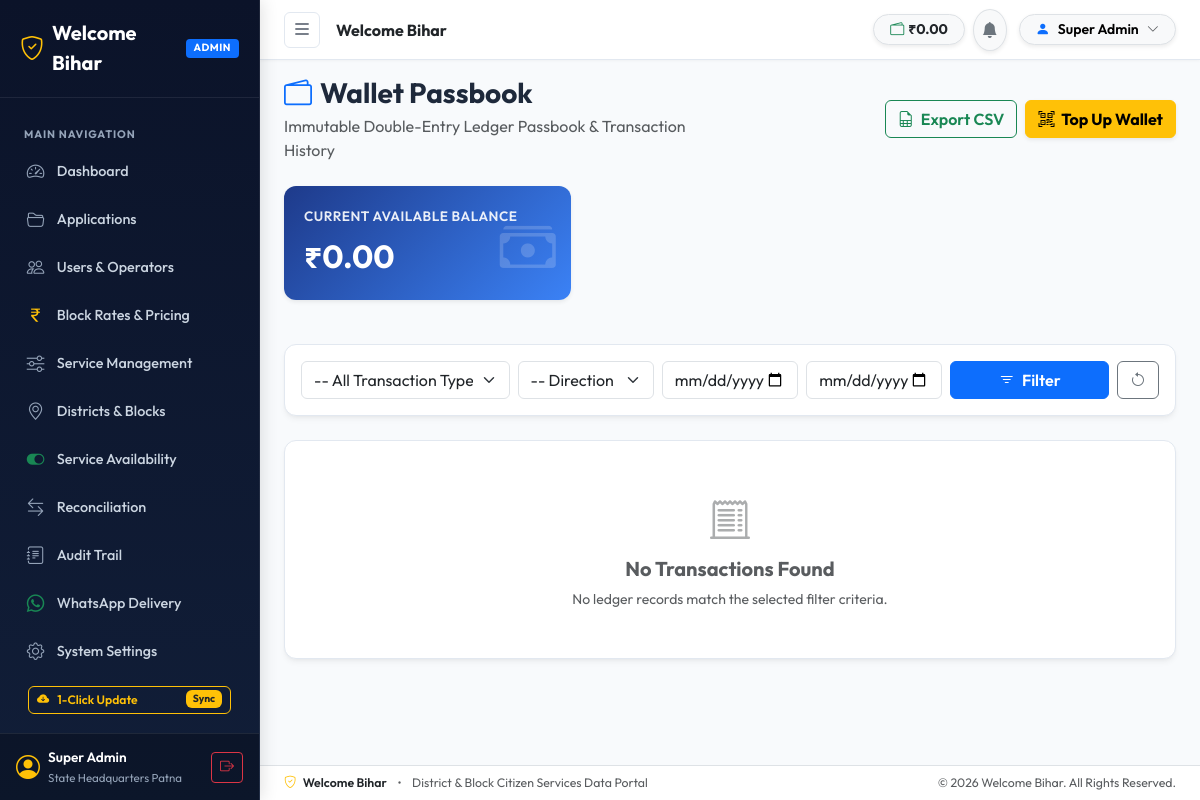
The page /wallet/passbook (signed in) on the database its author committed.
### tables this page shows
CREATE TABLE IF NOT EXISTS `users` (
  `id` INT AUTO_INCREMENT PRIMARY KEY,
  `uuid` VARCHAR(36) NOT NULL UNIQUE,
  `role` ENUM('ADMIN', 'OPERATOR', 'DISTRIBUTOR', 'USER') NOT NULL DEFAULT 'USER',
  `name` VARCHAR(150) NOT NULL,
  `mobile` VARCHAR(20) NOT NULL UNIQUE,
  `email` VARCHAR(191) NOT NULL UNIQUE,
  `password_hash` VARCHAR(255) NOT NULL,
  `status` ENUM('ACTIVE', 'INACTIVE', 'BLOCKED', 'PENDING_APPROVAL') NOT NULL DEFAULT 'ACTIVE',
  `parent_distributor_id` INT NULL,
  `preferred_lang` VARCHAR(10) NOT NULL DEFAULT 'hi',
  `center_name` VARCHAR(150) NULL,
  `profile_state` VARCHAR(100) NOT NULL DEFAULT 'Bihar',
  `profile_district_id` INT NULL,
  `profile_block_id` INT NULL,
  `center_address` TEXT NULL,
  `assigned_all_districts` TINYINT(1) NOT NULL DEFAULT 0,
  `assigned_district_id` INT NULL,
  `assigned_block_id` INT NULL,
  `last_login_at` DATETIME NULL,
  `created_at` DATETIME NOT NULL DEFAULT CURRENT_TIMESTAMP,
  `updated_at` DATETIME NOT NULL DEFAULT CURRENT_TIMESTAMP ON UPDATE CURRENT_TIMESTAMP,
  INDEX `idx_users_role` (`role`),
  INDEX `idx_users_status` (`status`),
  INDEX `idx_users_mobile` (`mobile`),
  INDEX `idx_users_email` (`email`),
  INDEX `idx_users_distributor` (`parent_distributor_id`),
  INDEX `idx_users_profile_district` (`profile_district_id`),
  INDEX `idx_users_profile_block` (`profile_block_id`),
  INDEX `idx_users_assigned_district` (`assigned_district_id`),
  INDEX `idx_users_assigned_block` (`assigned_block_id`),
  CONSTRAINT `fk_users_distributor` FOREIGN KEY (`parent_distributor_id`) REFERENCES `users` (`id`) ON DELETE SET NULL
);

CREATE TABLE IF NOT EXISTS `wallets` (
  `id` INT AUTO_INCREMENT PRIMARY KEY,
  `user_id` INT NOT NULL UNIQUE,
  `balance` DECIMAL(12,2) NOT NULL DEFAULT 0.00,
  `total_credited` DECIMAL(12,2) NOT NULL DEFAULT 0.00,
  `total_debited` DECIMAL(12,2) NOT NULL DEFAULT 0.00,
  `created_at` DATETIME NOT NULL DEFAULT CURRENT_TIMESTAMP,
  `updated_at` DATETIME NOT NULL DEFAULT CURRENT_TIMESTAMP ON UPDATE CURRENT_TIMESTAMP,
  INDEX `idx_wallets_user` (`user_id`),
  CONSTRAINT `fk_wallets_user` FOREIGN KEY (`user_id`) REFERENCES `users` (`id`) ON DELETE CASCADE
);

### app/Controllers/WalletController.php (called while the page is built, shortened)
<?php
class WalletController
{
    public function passbook(): void
    {
        $userId = AuthService::id();
        $balance = WalletService::getBalance($userId);
        $type = $_GET['type'] ?? '';
        $direction = $_GET['direction'] ?? '';
        $startDate = $_GET['start_date'] ?? '';
        $endDate = $_GET['end_date'] ?? '';
        $page = max(1, (int)($_GET['page'] ?? 1));
        $limit = 25;
        $offset = ($page - 1) * $limit;
        $filters = array_filter([
            'type' => $type,
            'direction' => $direction,
            'start_date' => $startDate,
            'end_date' => $endDate
        ]);
        $result = WalletService::getPassbook($userId, $limit, $offset, $filters);
        $transactions = $result['transactions'];
        require dirname(__DIR__) . '/Views/user/passbook.php';
    }
}

### app/Services/AuthService.php (called while the page is built, shortened)
<?php
class AuthService
{
    public static function id(): ?int
    {
        return isset($_SESSION['user_id']) ? (int)$_SESSION['user_id'] : null;
    }
    public static function user(): ?array
    {
        $db = Database::getConnection();
        $stmt = $db->prepare("SELECT id, uuid, role, name, mobile, email, status, parent_distributor_id, preferred_lang, center_name, profile_state, profile_district_id, profile_block_id, center_address, assigned_all_districts, assigned_district_id, assigned_block_id FROM users WHERE id = ? LIMIT 1");
        $stmt->execute([self::id()]);
        $u = $stmt->fetch(PDO::FETCH_ASSOC);
        return $u;
    }
}

### app/helpers.php (called while the page is built, shortened)
<?php
if (!function_exists('__')) {
    function __(string $key, ?string $fallback = null): string
    {
        return \App\Services\TranslationService::trans($key, $fallback);
    }
}
if (!function_exists('e')) {
    function e(?string $string): string
    {
        return htmlspecialchars((string)$string, ENT_QUOTES, 'UTF-8');
    }
}

### app/Services/WalletService.php (called while the page is built, shortened)
<?php
class WalletService
{
    public static function getBalance(int $userId): float
    {
        $db = Database::getConnection();
        $stmt = $db->prepare("SELECT balance FROM wallets WHERE user_id = ?");
        $stmt->execute([$userId]);
        $bal = $stmt->fetchColumn();
        return $bal !== false ? (float)$bal : 0.00;
    }
}

### app/Services/TranslationService.php (called while the page is built, shortened)
<?php
class TranslationService
{
    public static function trans(string $key, ?string $fallback = null): string
    {
        if (isset(self::$dictionary[$key])) {
            $val = self::$dictionary[$key];
            return (string)$val;
        }
        return ucwords(str_replace(['_', '-'], ' ', $key));
    }
}

### app/Views/user/passbook.php (the view, shortened to what this page needs)
<?php require dirname(__DIR__) . '/layouts/header.php'; ?>
<div class="row align-items-center mb-4 g-3">
    <div class="col-md-6">
        <h1 class="h3 fw-bold mb-1">
            <i class="bi bi-wallet2 text-primary me-2"></i><?= e(__('wallet_passbook')) ?>
        </h1>
        <p class="text-muted mb-0">Immutable Double-Entry Ledger Passbook & Transaction History</p>
    </div>
    <div class="col-md-6 text-md-end d-flex gap-2 justify-content-md-end flex-wrap">
        <a href="/wallet/passbook/export-csv?<?= http_build_query($_GET) ?>" class="btn btn-outline-success fw-semibold">
            <i class="bi bi-file-earmark-spreadsheet me-1"></i> <?= e(__('export_csv')) ?>
        </a>
        <a href="/wallet/topup" class="btn btn-warning fw-bold shadow-sm">
            <i class="bi bi-qr-code-scan me-1"></i> <?= e(__('topup_wallet')) ?>
        </a>
    </div>
</div>
<div class="row g-3 mb-4">
    <div class="col-md-4">
        <div class="stat-card bg-gradient-blue shadow-sm">
            <i class="bi bi-cash-stack stat-icon"></i>
            <div class="stat-title"><?= e(__('current_balance')) ?></div>
            <div class="stat-val">₹<?= number_format($balance, 2) ?></div>
        </div>
    </div>
</div>
<div class="wb-card mb-4">
    <div class="card-body p-3">
        <form method="GET" action="/wallet/passbook" class="row g-2 align-items-center">
            <div class="col-md-3">
                <select name="type" class="form-select">
                    <option value="">-- All Transaction Types --</option>
                </select>
            </div>
            <div class="col-md-2">
                <select name="direction" class="form-select">
                    <option value="">-- Direction --</option>
                </select>
            </div>
            <div class="col-md-2">
                <input type="date" name="start_date" class="form-control" value="<?= e($startDate ?? '') ?>" placeholder="Start Date">
            </div>
            <div class="col-md-2">
                <input type="date" name="end_date" class="form-control" value="<?= e($endDate ?? '') ?>" placeholder="End Date">
            </div>
            <div class="col-md-3 d-flex gap-2">
                <button type="submit" class="btn btn-primary w-100 fw-semibold">
                    <i class="bi bi-filter me-1"></i> <?= e(__('filter')) ?>
                </button>
                <a href="/wallet/passbook" class="btn btn-outline-secondary" title="Reset">
                    <i class="bi bi-arrow-counterclockwise"></i>
                </a>
            </div>
        </form>
    </div>
</div>
<div class="wb-card">
    <div class="card-body p-0">
        <?php if (empty($transactions)): ?>
            <div class="text-center py-5 text-muted">
                <i class="bi bi-receipt-cutoff fs-1 opacity-50"></i>
                <h5 class="fw-bold mt-2">No Transactions Found</h5>
                <p class="small text-muted mb-0">No ledger records match the selected filter criteria.</p>
            </div>
        <?php endif; ?>
    </div>
</div>
<?php require dirname(__DIR__) . '/layouts/footer.php'; ?>

### app/Views/layouts/header.php (shortened to what this page needs)
<?php
$currentUser = AuthService::user();
$currentRole = $currentUser['role'] ?? null;
$walletBalance = $currentUser ? WalletService::getBalance($currentUser['id']) : 0.00;
$currentUri = parse_url($_SERVER['REQUEST_URI'] ?? '', PHP_URL_PATH) ?? '/';
?>
<!DOCTYPE html>
<html lang="en">
<head>
    <link href="https://cdn.jsdelivr.net/npm/bootstrap@5.3.3/dist/css/bootstrap.min.css" rel="stylesheet">
    <link href="https://cdn.jsdelivr.net/npm/bootstrap-icons@1.11.3/font/bootstrap-icons.min.css" rel="stylesheet">
    <link href="/assets/css/custom.css" rel="stylesheet">
</head>
<body>
<div class="wb-wrapper">
<?php if ($currentUser): ?>
    <aside class="wb-sidebar" id="wbSidebar">
        <div class="wb-sidebar-brand">
            <a class="wb-brand" href="/">
                <i class="bi bi-shield-check text-warning fs-4"></i>
                <span class="fs-5">Welcome Bihar</span>
            </a>
            <div class="d-flex align-items-center gap-2">
                <span class="badge bg-primary role-badge"><?= e($currentRole) ?></span>
            </div>
        </div>
        <nav class="wb-sidebar-nav">
            <div class="wb-nav-header">Main Navigation</div>
            <?php if ($currentRole === 'ADMIN'): ?>
                <a class="wb-sidebar-link <?= $currentUri === '/admin/dashboard' ? 'active' : '' ?>" href="/admin/dashboard">
                    <i class="bi bi-speedometer2"></i>
                    <span>Dashboard</span>
                </a>
                <a class="wb-sidebar-link <?= (strpos($currentUri, '/admin/applications') === 0 || $currentUri === '/applications') ? 'active' : '' ?>" href="/admin/applications">
                    <i class="bi bi-folder2-open"></i>
                    <span>Applications</span>
                </a>
                <a class="wb-sidebar-link <?= strpos($currentUri, '/admin/users') === 0 ? 'active' : '' ?>" href="/admin/users">
                    <i class="bi bi-people"></i>
                    <span>Users & Operators</span>
                </a>
                <a class="wb-sidebar-link <?= (strpos($currentUri, '/admin/block-rates') === 0 || strpos($currentUri, '/admin/data-types/rate-rules') === 0) ? 'active' : '' ?>" href="/admin/block-rates">
                    <i class="bi bi-currency-rupee text-warning"></i>
                    <span>Block Rates & Pricing</span>
                </a>
                <a class="wb-sidebar-link <?= (strpos($currentUri, '/admin/data-types') === 0 && strpos($currentUri, '/admin/data-types/rate-rules') === false) ? 'active' : '' ?>" href="/admin/data-types">
                    <i class="bi bi-sliders"></i>
                    <span>Service Management</span>
                </a>
                <a class="wb-sidebar-link <?= strpos($currentUri, '/admin/locations') === 0 ? 'active' : '' ?>" href="/admin/locations">
                    <i class="bi bi-geo-alt"></i>
                    <span>Districts & Blocks</span>
                </a>
                <a class="wb-sidebar-link <?= strpos($currentUri, '/admin/service-availability') === 0 ? 'active' : '' ?>" href="/admin/service-availability">
                    <i class="bi bi-toggle-on text-success"></i>
                    <span>Service Availability</span>
                </a>
                <a class="wb-sidebar-link <?= strpos($currentUri, '/admin/reconciliation') === 0 ? 'active' : '' ?>" href="/admin/reconciliation">
                    <i class="bi bi-arrow-left-right"></i>
                    <span>Reconciliation</span>
                </a>
                <a class="wb-sidebar-link <?= strpos($currentUri, '/admin/audit-logs') === 0 ? 'active' : '' ?>" href="/admin/audit-logs">
                    <i class="bi bi-journal-text"></i>
                    <span>Audit Trail</span>
                </a>
                <a class="wb-sidebar-link <?= strpos($currentUri, '/admin/whatsapp') === 0 ? 'active' : '' ?>" href="/admin/whatsapp/logs">
                    <i class="bi bi-whatsapp text-success"></i>
                    <span>WhatsApp Delivery</span>
                </a>
                <a class="wb-sidebar-link <?= strpos($currentUri, '/admin/settings') === 0 ? 'active' : '' ?>" href="/admin/settings">
                    <i class="bi bi-gear"></i>
                    <span>System Settings</span>
                </a>
                <div class="px-3 pt-2 pb-1">
                    <form method="POST" action="/admin/system-update" onsubmit="return confirm('Run 1-Click System & Database Update now? This will synchronize all database columns, tables, and migrations.')">
                        <button type="submit" class="btn btn-sm btn-outline-warning w-100 text-start d-flex align-items-center justify-content-between px-2.5 py-1.5 shadow-2xs" style="border-radius: 6px; font-size: 0.76rem; font-weight: 600;">
                            <span class="d-flex align-items-center gap-2">
                                <i class="bi bi-cloud-arrow-down-fill text-warning"></i>
                                <span>1-Click Update</span>
                            </span>
                            <span class="badge bg-warning text-dark py-0.5 px-1.5" style="font-size: 0.65rem;">Sync</span>
                        </button>
                    </form>
                </div>
            <?php endif; ?>
        </nav>
        <div class="wb-sidebar-footer">
            <div class="d-flex align-items-center gap-2 user-info">
                <i class="bi bi-person-circle fs-4 text-warning"></i>
                <div class="overflow-hidden">
                    <span class="user-name" title="<?= e($currentUser['name']) ?>"><?= e($currentUser['name']) ?></span>
                    <span class="user-role"><?= e($currentUser['center_name'] ?: $currentUser['role']) ?></span>
                </div>
            </div>
            <a href="/logout" class="btn btn-sm btn-outline-danger py-1 px-2" title="Logout">
                <i class="bi bi-box-arrow-right"></i>
            </a>
        </div>
    </aside>
    <div class="wb-main-wrapper" id="wbMainWrapper">
        <header class="wb-topbar">
            <div class="d-flex align-items-center gap-3">
                <button class="wb-topbar-toggle" id="wbSidebarToggle" type="button" aria-label="Toggle navigation" title="Toggle Sidebar">
                    <i class="bi bi-list fs-5"></i>
                </button>
                <div class="d-none d-md-block fw-bold text-dark fs-6">
                    <span>Welcome Bihar</span>
                </div>
            </div>
            <div class="d-flex align-items-center gap-2">
                <a href="/wallet/passbook" class="btn btn-sm btn-light border d-flex align-items-center gap-1 rounded-pill px-3 py-1 text-decoration-none shadow-sm" title="Wallet Balance">
                    <i class="bi bi-wallet2 text-success fw-bold"></i>
                    <span class="fw-bold text-dark">₹<?= number_format($walletBalance, 2) ?></span>
                </a>
                <div class="dropdown">
                    <button class="btn btn-sm btn-light border rounded-circle p-2 position-relative shadow-sm" type="button" data-bs-toggle="dropdown" aria-expanded="false" title="Notifications">
                        <i class="bi bi-bell-fill text-secondary fs-6"></i>
                    </button>
                </div>
                <div class="dropdown ms-1">
                    <button class="btn btn-sm btn-light border rounded-pill px-3 py-1 fw-semibold d-flex align-items-center gap-2 shadow-sm" type="button" data-bs-toggle="dropdown">
                        <i class="bi bi-person-fill text-primary"></i>
                        <span class="d-none d-sm-inline"><?= e($currentUser['name']) ?></span>
                        <i class="bi bi-chevron-down small text-muted"></i>
                    </button>
                </div>
            </div>
        </header>
        <main class="container-fluid px-3 px-lg-4 py-3 flex-grow-1">
<?php endif; ?>

### rows shown on the page
users: role "ADMIN", name "Super Admin", center_name "State Headquarters Patna", id.balance "0.00"
wallets: balance "0.00"

### other values the page prints
__('wallet_passbook') "Wallet Passbook"
__('export_csv') "Export CSV"
__('topup_wallet') "Top Up Wallet"
__('current_balance') "CURRENT AVAILABLE BALANCE"
__('filter') "Filter"
